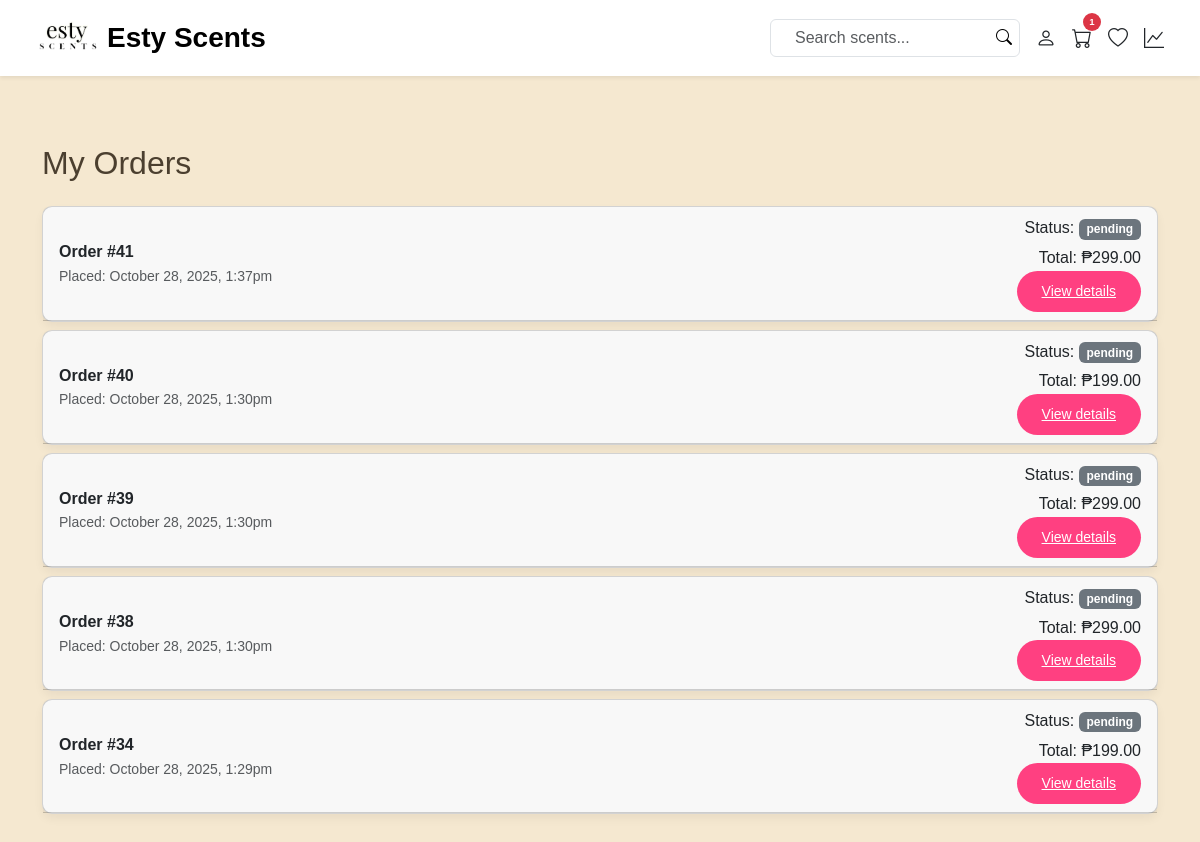
Before: /ESTY/my_orders.php (signed in) with the older database file.
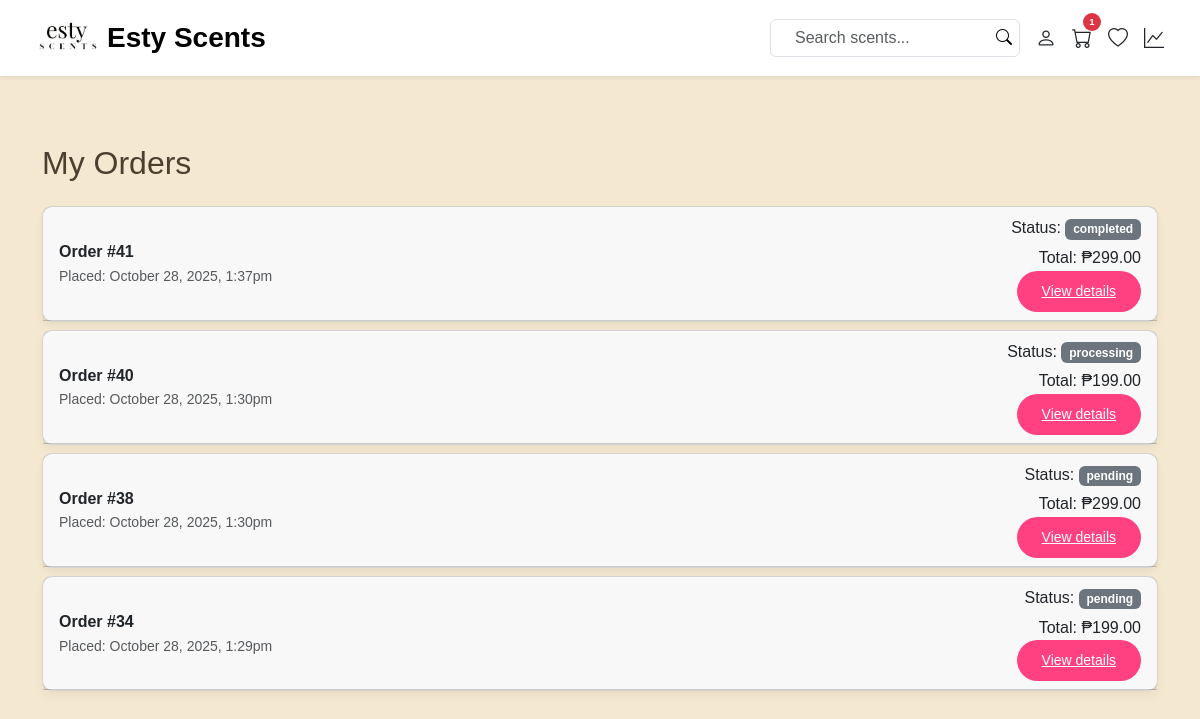
After: the same page with the newer database file.
### tables this page shows
CREATE TABLE `orders` (
  `id` int(11) NOT NULL,
  `user_id` int(11) DEFAULT NULL,
  `customer_name` varchar(100) DEFAULT NULL,
  `email` varchar(100) DEFAULT NULL,
  `address` text DEFAULT NULL,
  `payment_method` varchar(50) DEFAULT NULL,
  `total` decimal(10,2) DEFAULT NULL,
  `created_at` timestamp NOT NULL DEFAULT current_timestamp(),
  `status` enum('pending','processing','completed','cancelled') DEFAULT 'pending',
  `receipt_sent_at` timestamp NULL DEFAULT NULL,
  `paymongo_ref` varchar(255) DEFAULT NULL,
  `paymongo_payment_ref` varchar(255) DEFAULT NULL,
  `completed_at` datetime DEFAULT NULL
);

### ESTY/my_orders.php (the view, shortened to what this page needs)
<?php
require 'db.php';
$user_id = $_SESSION['user_id'];
$stmt = $conn->prepare("SELECT email FROM users WHERE id = ?");
$stmt->bind_param('i', $user_id);
$stmt->execute();
$res = $stmt->get_result();
$user = $res->fetch_assoc();
$email = $user['email'] ?? null;
$orders = [];
if ($email) {
    $stmt = $conn->prepare("SELECT id, customer_name, email, total, created_at, status FROM orders WHERE email = ? ORDER BY created_at DESC");
    $stmt->bind_param('s', $email);
    $stmt->execute();
    $orders = $stmt->get_result()->fetch_all(MYSQLI_ASSOC);
}
?>
<!DOCTYPE html>
<html lang="en">
<head>
  <link href="https://cdn.jsdelivr.net/npm/bootstrap@5.3.3/dist/css/bootstrap.min.css" rel="stylesheet">
  <link rel="stylesheet" href="https://cdn.jsdelivr.net/npm/bootstrap-icons@1.11.3/font/bootstrap-icons.css">
  <link rel="stylesheet" href="style.css">
</head>
<body>
<?php include 'navbar.php'; ?>
<div class="container my-5 pt-3">
  <h2 class="mb-4">My Orders</h2>
  <?php if (empty($orders)): ?>
    <div class="alert alert-info">You have no orders yet.</div>
  <?php else: ?>
    <div class="accordion" id="ordersAccordion">
      <?php foreach ($orders as $i => $order): ?>
        <div class="card mb-2">
          <div class="card-header d-flex justify-content-between align-items-center" id="heading<?= $order['id'] ?>">
            <div>
              <strong>Order #<?= $order['id'] ?></strong>
              <div class="text-muted small">Placed: <?= date('F j, Y, g:ia', strtotime($order['created_at'])) ?></div>
            </div>
            <div class="text-end">
              <div>Status: <span class="badge bg-secondary"><?= htmlspecialchars($order['status']) ?></span></div>
              <div class="mt-1">Total: ₱<?= number_format($order['total'], 2) ?></div>
              <button class="btn btn-sm btn-link" type="button" data-bs-toggle="collapse" data-bs-target="#collapse<?= $order['id'] ?>" aria-expanded="false" aria-controls="collapse<?= $order['id'] ?>">View details</button>
            </div>
          </div>
        </div>
      <?php endforeach; ?>
    </div>
  <?php endif; ?>
</div>
</body>
</html>

Changed rows visible on the page:
removed orders: id "39", created_at "October 28, 2025, 1:30pm", status "pending", total "299.00"
changed orders id 41: status "pending" → "completed"
changed orders id 40: status "pending" → "processing"
